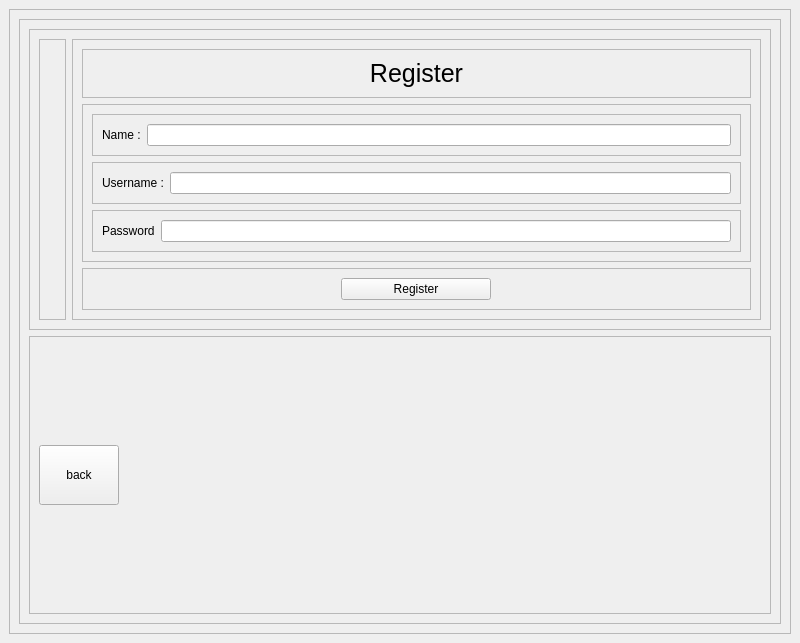
<?xml version="1.0" encoding="UTF-8"?>
<ui version="4.0">
 <class>MainWindow</class>
 <widget class="QMainWindow" name="MainWindow">
  <property name="geometry">
   <rect>
    <x>0</x>
    <y>0</y>
    <width>800</width>
    <height>643</height>
   </rect>
  </property>
  <property name="windowTitle">
   <string>register</string>
  </property>
  <widget class="QWidget" name="centralwidget">
   <layout class="QHBoxLayout" name="horizontalLayout_8">
    <item>
     <widget class="QFrame" name="frame">
      <property name="frameShape">
       <enum>QFrame::StyledPanel</enum>
      </property>
      <property name="frameShadow">
       <enum>QFrame::Raised</enum>
      </property>
      <layout class="QHBoxLayout" name="horizontalLayout_7">
       <item>
        <widget class="QFrame" name="frame_2">
         <property name="frameShape">
          <enum>QFrame::StyledPanel</enum>
         </property>
         <property name="frameShadow">
          <enum>QFrame::Raised</enum>
         </property>
         <layout class="QVBoxLayout" name="verticalLayout_5">
          <item>
           <widget class="QFrame" name="frame_3">
            <property name="maximumSize">
             <size>
              <width>16777215</width>
              <height>16777215</height>
             </size>
            </property>
            <property name="frameShape">
             <enum>QFrame::StyledPanel</enum>
            </property>
            <property name="frameShadow">
             <enum>QFrame::Raised</enum>
            </property>
            <layout class="QHBoxLayout" name="horizontalLayout_6">
             <item>
              <widget class="QFrame" name="frame_5">
               <property name="frameShape">
                <enum>QFrame::StyledPanel</enum>
               </property>
               <property name="frameShadow">
                <enum>QFrame::Raised</enum>
               </property>
               <layout class="QVBoxLayout" name="verticalLayout_4">
                <item>
                 <widget class="QLabel" name="label_6">
                  <property name="text">
                   <string/>
                  </property>
                  <property name="pixmap">
                   <pixmap>../../../Pictures/art perception/010.jpg</pixmap>
                  </property>
                  <property name="scaledContents">
                   <bool>true</bool>
                  </property>
                 </widget>
                </item>
               </layout>
              </widget>
             </item>
             <item>
              <widget class="QFrame" name="frame_6">
               <property name="frameShape">
                <enum>QFrame::StyledPanel</enum>
               </property>
               <property name="frameShadow">
                <enum>QFrame::Raised</enum>
               </property>
               <layout class="QVBoxLayout" name="verticalLayout_3">
                <item>
                 <widget class="QFrame" name="frame_7">
                  <property name="frameShape">
                   <enum>QFrame::StyledPanel</enum>
                  </property>
                  <property name="frameShadow">
                   <enum>QFrame::Raised</enum>
                  </property>
                  <layout class="QHBoxLayout" name="horizontalLayout">
                   <item>
                    <widget class="QLabel" name="label">
                     <property name="font">
                      <font>
                       <pointsize>19</pointsize>
                      </font>
                     </property>
                     <property name="text">
                      <string>Register</string>
                     </property>
                     <property name="alignment">
                      <set>Qt::AlignCenter</set>
                     </property>
                    </widget>
                   </item>
                  </layout>
                 </widget>
                </item>
                <item>
                 <widget class="QFrame" name="frame_8">
                  <property name="frameShape">
                   <enum>QFrame::StyledPanel</enum>
                  </property>
                  <property name="frameShadow">
                   <enum>QFrame::Raised</enum>
                  </property>
                  <layout class="QVBoxLayout" name="verticalLayout_2">
                   <item>
                    <widget class="QFrame" name="frame_10">
                     <property name="frameShape">
                      <enum>QFrame::StyledPanel</enum>
                     </property>
                     <property name="frameShadow">
                      <enum>QFrame::Raised</enum>
                     </property>
                     <layout class="QHBoxLayout" name="horizontalLayout_4">
                      <item>
                       <widget class="QLabel" name="label_2">
                        <property name="text">
                         <string>Name :</string>
                        </property>
                       </widget>
                      </item>
                      <item>
                       <widget class="QLineEdit" name="lineEdit"/>
                      </item>
                     </layout>
                    </widget>
                   </item>
                   <item>
                    <widget class="QFrame" name="frame_11">
                     <property name="frameShape">
                      <enum>QFrame::StyledPanel</enum>
                     </property>
                     <property name="frameShadow">
                      <enum>QFrame::Raised</enum>
                     </property>
                     <layout class="QHBoxLayout" name="horizontalLayout_3">
                      <item>
                       <widget class="QLabel" name="label_3">
                        <property name="text">
                         <string>Username :</string>
                        </property>
                       </widget>
                      </item>
                      <item>
                       <widget class="QLineEdit" name="lineEdit_3"/>
                      </item>
                     </layout>
                    </widget>
                   </item>
                   <item>
                    <widget class="QFrame" name="frame_12">
                     <property name="frameShape">
                      <enum>QFrame::StyledPanel</enum>
                     </property>
                     <property name="frameShadow">
                      <enum>QFrame::Raised</enum>
                     </property>
                     <layout class="QHBoxLayout" name="horizontalLayout_2">
                      <item>
                       <widget class="QLabel" name="label_4">
                        <property name="text">
                         <string>Password</string>
                        </property>
                       </widget>
                      </item>
                      <item>
                       <widget class="QLineEdit" name="lineEdit_4"/>
                      </item>
                     </layout>
                    </widget>
                   </item>
                  </layout>
                 </widget>
                </item>
                <item>
                 <widget class="QFrame" name="frame_9">
                  <property name="frameShape">
                   <enum>QFrame::StyledPanel</enum>
                  </property>
                  <property name="frameShadow">
                   <enum>QFrame::Raised</enum>
                  </property>
                  <layout class="QHBoxLayout" name="horizontalLayout_9">
                   <item>
                    <widget class="QPushButton" name="pushButton">
                     <property name="maximumSize">
                      <size>
                       <width>150</width>
                       <height>60</height>
                      </size>
                     </property>
                     <property name="text">
                      <string>Register</string>
                     </property>
                    </widget>
                   </item>
                  </layout>
                 </widget>
                </item>
               </layout>
              </widget>
             </item>
            </layout>
           </widget>
          </item>
          <item>
           <widget class="QFrame" name="frame_4">
            <property name="frameShape">
             <enum>QFrame::StyledPanel</enum>
            </property>
            <property name="frameShadow">
             <enum>QFrame::Raised</enum>
            </property>
            <layout class="QHBoxLayout" name="horizontalLayout_5">
             <item>
              <widget class="QPushButton" name="pushButton_2">
               <property name="maximumSize">
                <size>
                 <width>100</width>
                 <height>60</height>
                </size>
               </property>
               <property name="text">
                <string>back</string>
               </property>
              </widget>
             </item>
             <item>
              <spacer name="horizontalSpacer">
               <property name="orientation">
                <enum>Qt::Horizontal</enum>
               </property>
               <property name="sizeHint" stdset="0">
                <size>
                 <width>40</width>
                 <height>20</height>
                </size>
               </property>
              </spacer>
             </item>
            </layout>
           </widget>
          </item>
         </layout>
        </widget>
       </item>
      </layout>
     </widget>
    </item>
   </layout>
  </widget>
 </widget>
 <resources/>
 <connections/>
</ui>
